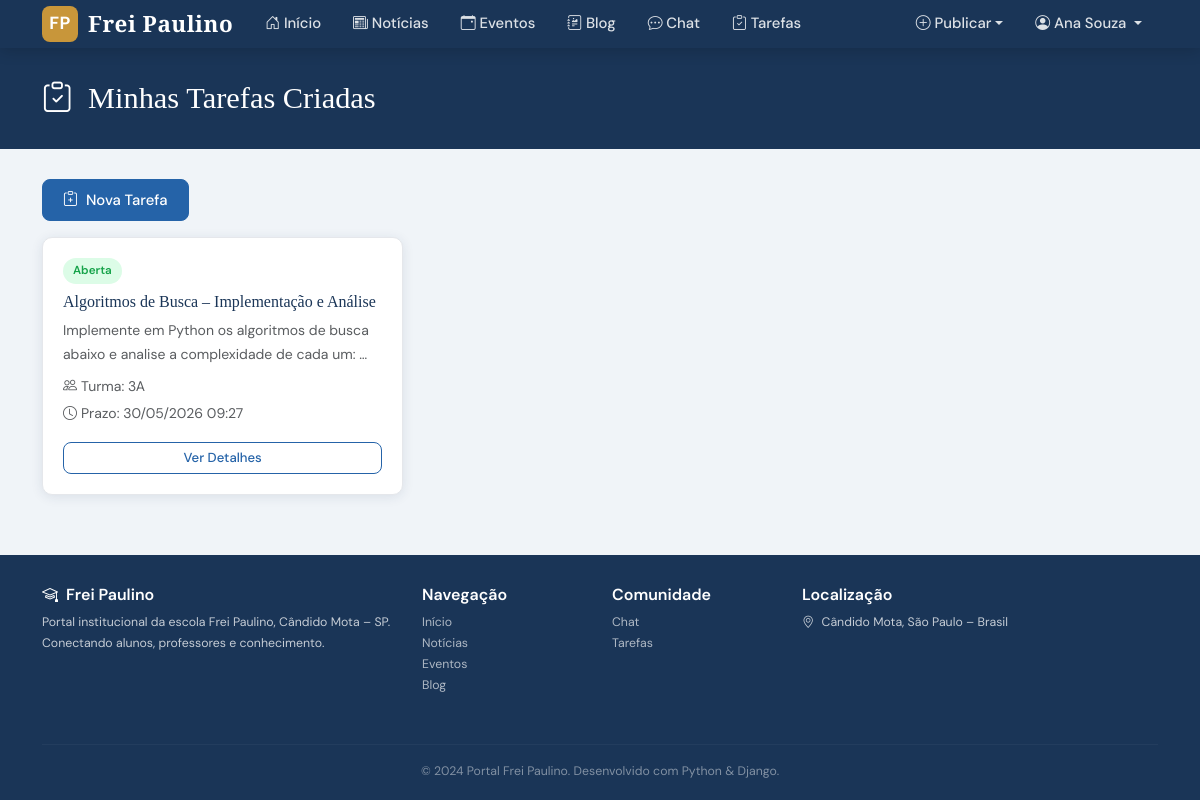
The app's page /tarefas/ (signed in) with its own data.
### accounts/models.py (models this page shows, shortened)
class Usuario(AbstractUser):
    TIPO_CHOICES = [
        ('aluno', 'Aluno'),
        ('professor', 'Professor'),
        ('admin', 'Administrador'),
    ]
    tipo = models.CharField(max_length=10, choices=TIPO_CHOICES, default='aluno')
    bio = models.TextField(blank=True)
    foto = models.ImageField(upload_to='fotos/', blank=True, null=True)
    turma = models.CharField(max_length=50, blank=True)
    data_cadastro = models.DateTimeField(auto_now_add=True)
    def is_professor(self):
        return self.tipo in ('professor', 'admin')

### tarefas/models.py (models this page shows, shortened)
class Tarefa(models.Model):
    STATUS_CHOICES = [('aberta','Aberta'),('encerrada','Encerrada')]
    titulo = models.CharField(max_length=200)
    descricao = models.TextField()
    professor = models.ForeignKey(Usuario, on_delete=models.CASCADE, related_name='tarefas_criadas')
    turma = models.CharField(max_length=50, help_text='Ex: 3A, ou "todas"')
    data_criacao = models.DateTimeField(auto_now_add=True)
    prazo = models.DateTimeField()
    arquivo_enunciado = models.FileField(upload_to='tarefas/enunciados/', blank=True, null=True)
    criterios = models.TextField(blank=True, help_text='Critérios de avaliação')
    status = models.CharField(max_length=10, choices=STATUS_CHOICES, default='aberta')
    class Meta:
        ordering = ['-data_criacao']
    def prazo_expirado(self):
        return timezone.now() > self.prazo

### tarefas/views.py (the view)
# urls.py: path('', views.lista_tarefas, name='lista_tarefas'),
@login_required
def lista_tarefas(request):
    user = request.user
    if user.is_professor():
        tarefas = Tarefa.objects.filter(professor=user)
    else:
        tarefas = Tarefa.objects.filter(turma__in=[user.turma, 'todas'])
    minhas_entregas = {e.tarefa_id for e in Entrega.objects.filter(aluno=user)}
    return render(request, 'tarefas/lista.html', {'tarefas': tarefas, 'minhas_entregas': minhas_entregas})

### templates/tarefas/lista.html (shortened to what this page needs)
{% extends 'base.html' %}
{% block content %}
<div class="page-header">
  <div class="container">
    <h1><i class="bi bi-clipboard-check me-2"></i>
      {% if user.is_professor %}Minhas Tarefas Criadas{% else %}Tarefas da Minha Turma{% endif %}
    </h1>
  </div>
</div>
<div class="container">
  {% if user.is_authenticated and user.is_professor %}
  <div class="mb-3">
    <a href="{% url 'criar_tarefa' %}" class="btn btn-primary"><i class="bi bi-clipboard-plus me-2"></i>Nova Tarefa</a>
  </div>
  {% endif %}
  <div class="row g-3">
    {% for tarefa in tarefas %}
    <div class="col-md-6 col-lg-4">
      <div class="card h-100">
        <div class="card-body">
          <div class="d-flex justify-content-between align-items-start mb-2">
            <span class="badge-status status-{{ tarefa.status }}">{{ tarefa.get_status_display }}</span>
          </div>
          <h6 style="color:var(--azul);font-family:'Playfair Display',serif;">{{ tarefa.titulo }}</h6>
          <p class="text-muted small mb-2">{{ tarefa.descricao|truncatewords:15 }}</p>
          <div class="small text-muted mb-1"><i class="bi bi-people me-1"></i>Turma: {{ tarefa.turma }}</div>
          <div class="small {% if tarefa.prazo_expirado %}tarefa-prazo expirado{% else %}text-muted{% endif %}">
            <i class="bi bi-clock me-1"></i>Prazo: {{ tarefa.prazo|date:"d/m/Y H:i" }}
          </div>
          <a href="{% url 'detalhe_tarefa' tarefa.pk %}" class="btn btn-sm btn-outline-primary mt-3 w-100">Ver Detalhes</a>
        </div>
      </div>
    </div>
    {% empty %}
    <div class="col-12 text-center text-muted py-5">
      <div style="font-size:3rem;">📋</div>
      <p>Nenhuma tarefa disponível.</p>
      {% if user.is_professor %}<a href="{% url 'criar_tarefa' %}" class="btn btn-primary">Criar primeira tarefa</a>{% endif %}
    </div>
    {% endfor %}
  </div>
</div>
{% endblock %}

### templates/base.html (shortened to what this page needs)
<!DOCTYPE html>
<html lang="pt-br">
<head>
  <link href="https://cdn.jsdelivr.net/npm/bootstrap@5.3.0/dist/css/bootstrap.min.css" rel="stylesheet">
  <link href="https://cdn.jsdelivr.net/npm/bootstrap-icons@1.11.0/font/bootstrap-icons.css" rel="stylesheet">
  {% load static %}
  <link href="{% static 'css/portal.css' %}" rel="stylesheet">
</head>
<body>
<nav class="navbar navbar-expand-lg">
  <div class="container">
    <a class="navbar-brand" href="{% url 'home' %}">
      <div class="logo-icon">FP</div>
      Frei Paulino
    </a>
    <div class="collapse navbar-collapse" id="navMenu">
      <ul class="navbar-nav me-auto">
        <li class="nav-item"><a class="nav-link" href="{% url 'home' %}"><i class="bi bi-house-door"></i> Início</a></li>
        <li class="nav-item"><a class="nav-link" href="{% url 'lista_noticias' %}"><i class="bi bi-newspaper"></i> Notícias</a></li>
        <li class="nav-item"><a class="nav-link" href="{% url 'lista_eventos' %}"><i class="bi bi-calendar-event"></i> Eventos</a></li>
        <li class="nav-item"><a class="nav-link" href="{% url 'lista_posts' %}"><i class="bi bi-journal-richtext"></i> Blog</a></li>
        {% if user.is_authenticated %}
        <li class="nav-item"><a class="nav-link" href="{% url 'lista_canais' %}"><i class="bi bi-chat-dots"></i> Chat</a></li>
        <li class="nav-item"><a class="nav-link" href="{% url 'lista_tarefas' %}"><i class="bi bi-clipboard-check"></i> Tarefas</a></li>
        {% endif %}
      </ul>
      <ul class="navbar-nav">
        {% if user.is_authenticated %}
          {% if user.is_professor %}
          <li class="nav-item dropdown">
            <a class="nav-link dropdown-toggle" href="#" data-bs-toggle="dropdown"><i class="bi bi-plus-circle"></i> Publicar</a>
          </li>
          {% endif %}
          <li class="nav-item dropdown">
            <a class="nav-link dropdown-toggle" href="#" data-bs-toggle="dropdown">
              <i class="bi bi-person-circle"></i> {{ user.get_full_name|default:user.username }}
            </a>
          </li>
        {% else %}
          <li class="nav-item"><a class="nav-link" href="{% url 'login' %}"><i class="bi bi-box-arrow-in-right"></i> Entrar</a></li>
          <li class="nav-item"><a class="nav-link" href="{% url 'cadastro' %}"><i class="bi bi-person-plus"></i> Cadastrar</a></li>
        {% endif %}
      </ul>
    </div>
  </div>
</nav>
{% block content %}{% endblock %}
<footer>
  <div class="container">
    <div class="row">
      <div class="col-md-4 mb-3">
        <h6><i class="bi bi-mortarboard me-2"></i>Frei Paulino</h6>
        <p class="small">Portal institucional da escola Frei Paulino, Cândido Mota – SP. Conectando alunos, professores e conhecimento.</p>
      </div>
      <div class="col-md-2 mb-3">
        <h6>Navegação</h6>
        <ul class="list-unstyled small">
          <li><a href="{% url 'home' %}">Início</a></li>
          <li><a href="{% url 'lista_noticias' %}">Notícias</a></li>
          <li><a href="{% url 'lista_eventos' %}">Eventos</a></li>
          <li><a href="{% url 'lista_posts' %}">Blog</a></li>
        </ul>
      </div>
      <div class="col-md-2 mb-3">
        <h6>Comunidade</h6>
        <ul class="list-unstyled small">
          <li><a href="{% url 'lista_canais' %}">Chat</a></li>
          <li><a href="{% url 'lista_tarefas' %}">Tarefas</a></li>
        </ul>
      </div>
      <div class="col-md-4 mb-3">
        <h6>Localização</h6>
        <p class="small"><i class="bi bi-geo-alt me-1"></i> Cândido Mota, São Paulo – Brasil</p>
      </div>
    </div>
    <hr style="border-color: rgba(255,255,255,0.15)">
    <p class="text-center small mb-0" style="opacity:.6">© 2024 Portal Frei Paulino. Desenvolvido com Python & Django.</p>
  </div>
</footer>
</body>
</html>

### static/css/portal.css (style rules this page uses)
:root { --azul: #1a3557; --azul-medio: #2563a8; --azul-claro: #e8f0fb; --dourado: #c8963a; --dourado-claro: #fdf4e3; --cinza-escuro: #2d2d2d; --cinza: #6b7280; --cinza-claro: #f3f4f6; --branco: #ffffff; --verde: #16a34a; --vermelho: #dc2626; --borda: #e5e7eb; --sombra: 0 2px 12px rgba(26,53,87,0.10); --sombra-hover: 0 6px 24px rgba(26,53,87,0.16); --radius: 10px; }
*, *::before, *::after { box-sizing: border-box; margin: 0; padding: 0; }
body { font-family: 'DM Sans', sans-serif; background: #f0f4f8; color: var(--cinza-escuro); line-height: 1.7; min-height: 100vh; }
h1, h2, h3, h4, h5 { font-family: 'Playfair Display', serif; color: var(--azul); }
a { color: var(--azul-medio); text-decoration: none; }
.navbar { background: var(--azul); padding: 0; box-shadow: 0 2px 16px rgba(0,0,0,0.18); position: sticky; top: 0; z-index: 1000; }
.navbar-brand { font-family: 'Playfair Display', serif; font-size: 1.4rem; font-weight: 700; color: var(--branco) !important; letter-spacing: 0.5px; display: flex; align-items: center; gap: 10px; }
.navbar-brand .logo-icon { width: 36px; height: 36px; background: var(--dourado); border-radius: 8px; display: flex; align-items: center; justify-content: center; font-size: 1.1rem; font-weight: 700; color: white; font-family: 'DM Sans', sans-serif; }
.navbar .nav-link { color: rgba(255,255,255,0.85) !important; font-weight: 500; font-size: 0.93rem; padding: 0.7rem 1rem !important; border-radius: 6px; transition: all 0.2s; }
.card { background: var(--branco); border: 1px solid var(--borda); border-radius: var(--radius); box-shadow: var(--sombra); overflow: hidden; transition: box-shadow 0.2s, transform 0.2s; }
.card-body { padding: 20px; }
.btn { border-radius: 8px; font-weight: 500; padding: 9px 20px; font-size: 0.93rem; transition: all 0.2s; }
.btn-primary { background: var(--azul-medio); border-color: var(--azul-medio); }
.btn-sm { padding: 5px 12px; font-size: 0.82rem; }
.btn-outline-primary { border-color: var(--azul-medio); color: var(--azul-medio); }
.badge-status { display: inline-block; font-size: 0.73rem; font-weight: 600; padding: 3px 10px; border-radius: 20px; }
.status-aberta { background: #dcfce7; color: #16a34a; }
.page-header { background: var(--azul); color: white; padding: 32px 0 24px; margin-bottom: 30px; }
.page-header h1 { color: white; font-size: 1.9rem; }
footer { background: var(--azul); color: rgba(255,255,255,0.75); padding: 30px 0 20px; margin-top: 60px; font-size: 0.88rem; }
footer h6 { color: white; font-family: 'DM Sans', sans-serif; font-weight: 600; }
footer a { color: rgba(255,255,255,0.65); }

### records on screen
Usuario: get_full_name "Ana Souza"
Tarefa: status "Aberta", titulo "Algoritmos de Busca – Implementação e Análise", descricao "Implemente em Python os algoritmos de busca abaixo e analise a complexidade de cada um: …", turma "3A", prazo "30/05/2026 09:27"
